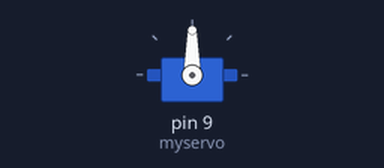
Recording of a sketch running on a simulated Arduino Uno, built with avr-gcc and run on an emulated ATmega328P. Parts: servo.

Above: at 0.1 s.
At 4.1 s:
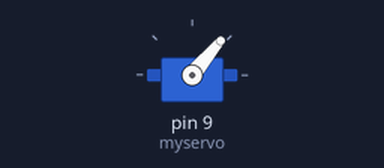
At 9.1 s:
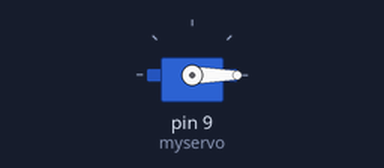
At 17.1 s:
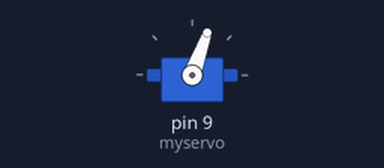
Timing chart, 0 to 20.5 s (numbered marks = the images above):
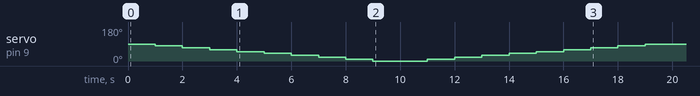

The sketch:

clock_anticlock.ino
```cpp
 #include <Servo.h>
Servo myservo;  // create servo object to control a servo
int angle=10;   // step angle
int i=0, k=0;
void setup()
{
  for(i=0;i<10;i++)
  {
    myservo.attach(9);   // attach servo object to pin 9
    myservo.write(90-angle*i);  // clockwise rotation
    delay(1000);
  }
  for(k=0;k<10;k++)
  {
    myservo.attach(9);     // attach servo object to pin 9
    myservo.write(angle*k);   // anticlockwise rotation
    delay(1000);
  }
 myservo.detach();
}

void loop() {
  // put your main code here, to run repeatedly:

}
```
